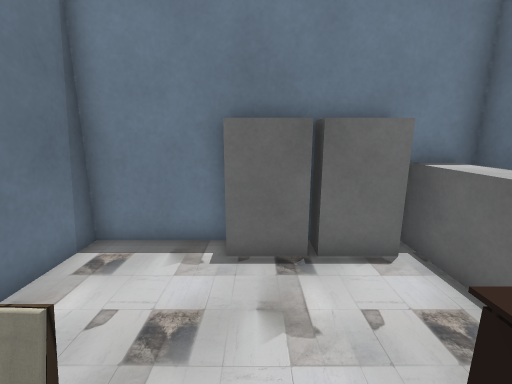
View 1 (above)

13 first-person views from a walk through a robot-simulator world made for Gazebo. The camera is 1.3 m above the floor, tilts 12° down and sees 90° across. The floor is counted in squares, 0.5 m on a side. Each view is taken from the middle of a square. On the plan, view 1 faces up. The plan holds only what a view shows up to about 18 squares ahead; the rest is blank. Some surface patterns are stand-ins.

View 2
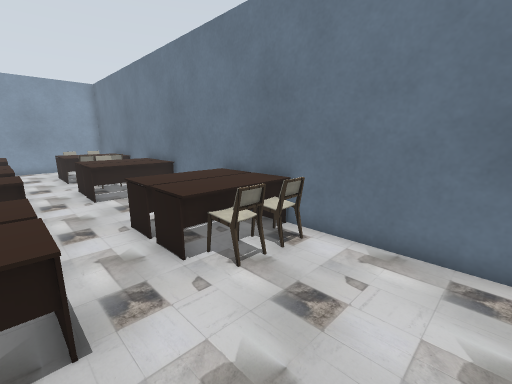

View 3
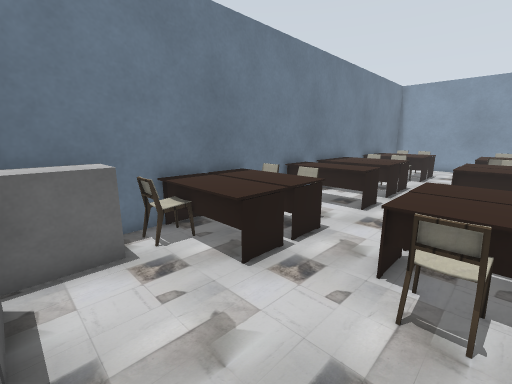

View 4
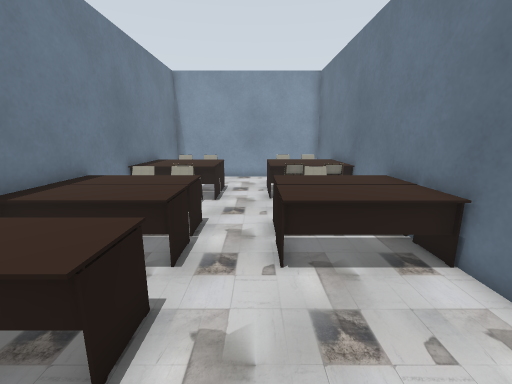

View 5
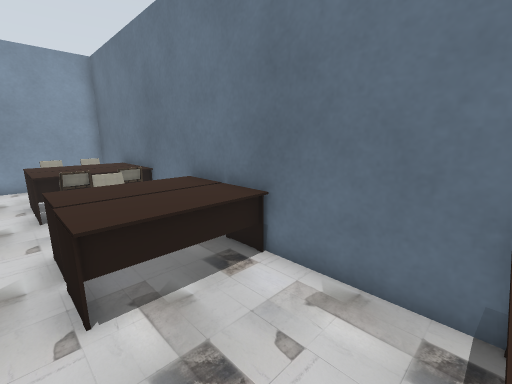

View 6
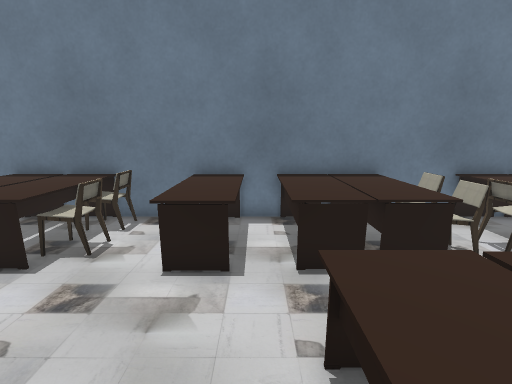

View 7
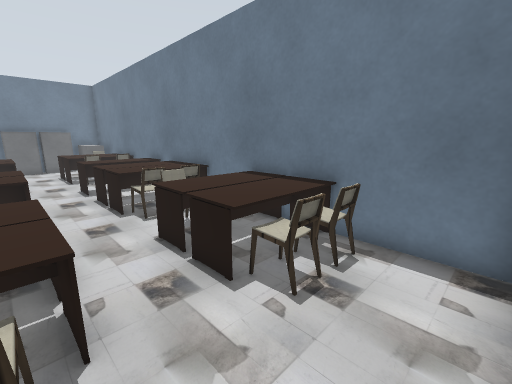

View 8
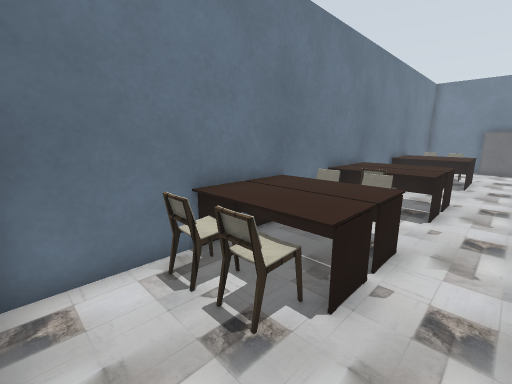

View 9
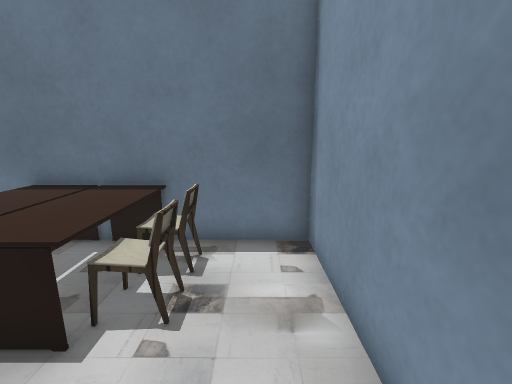

View 10
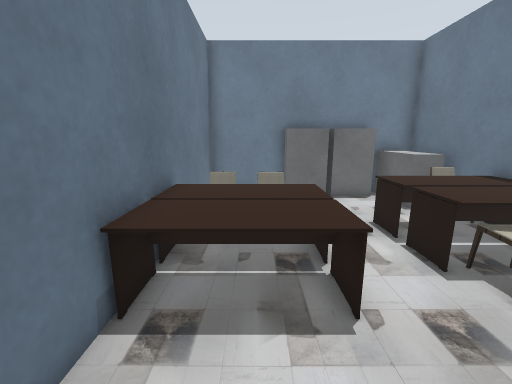

View 11
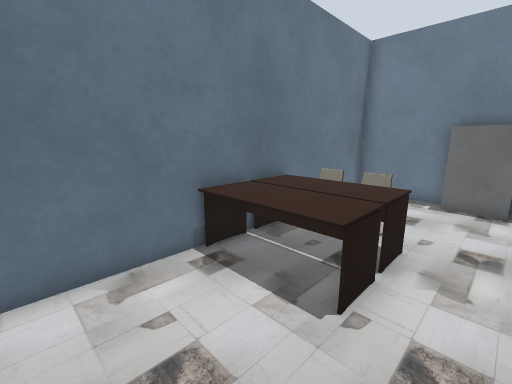

View 12
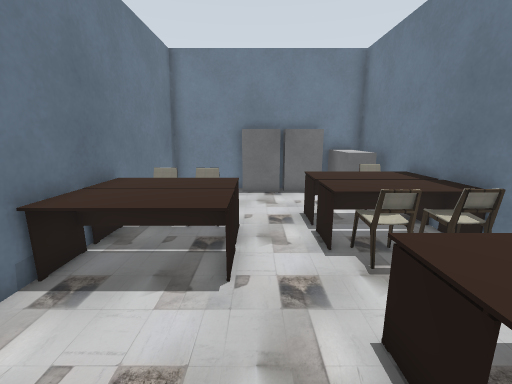

View 13
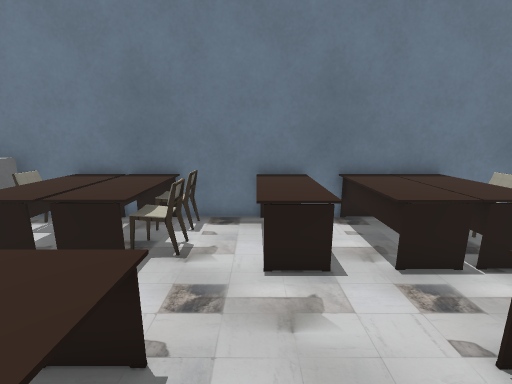

### Floor plan
Points are (right, up) in squares from view 1. A wall is a line through its corners. A room is listed if a view was taken in it or the views show most of it. See-through windows are left out.
Room 1 (views 1, 2, 3, 4, 5, 6, 7, 8, 9, 10, 11, 12, 13)
walls: (5.3, -6.6) (5.3, -5.4); (5.3, -3.6) (5.3, -2.4); (5.3, -12.6) (5.3, -10.4); (5.3, 2.4) (5.3, 3.6); (5.3, 5.4) (5.3, 6.2) (-4.1, 6.2) (-4.1, -19.4) (5.3, -19.4) (5.3, -16.4)
objects: desk (-4, -15) to (-1, -15); desk (-4, -10) to (-1, -9); desk (-4, -3) to (-1, -2); desk (-4, -1) to (-1, 0); chair (-3, -17) to (-3, -16); desk (-3, -14) to (-1, -14); chair (-3, -13) to (-3, -12); desk (-3, -8) to (-1, -7); chair (-3, 0) to (-3, 1); chair (-2, -17) to (-1, -16); chair (-2, -13) to (-1, -12); chair (-2, -11) to (-2, -10); chair (-2, 1) to (-1, 1); grey box (0, 6); chair (2, -17) to (3, -16); desk (2, -16) to (5, -15); desk (2, -14) to (5, -12); chair (2, -11) to (3, -10); desk (2, -10) to (5, -9); desk (2, -8) to (5, -7); desk (2, -5) to (5, -4); desk (2, -1) to (5, 0); desk (2, 1) to (5, 2); grey box (2, 6); chair (3, -12); chair (3, -2); chair (4, -17) to (4, -16); chair (4, -11) to (4, -10); chair (4, -2) to (5, -2); chair (4, 2); grey box (4, 4) to (5, 6)

Positions as (right, up) in squares from view 1, and headings:
1: (0, 0), facing up
2: (2, 5), facing down-left
3: (-2, 5), facing down-right
4: (0, -2), facing down
5: (0, -3), facing down-left
6: (-3, -6), facing right
7: (-1, -19), facing up-right
8: (1, -19), facing up-left
9: (-1, -18), facing right
10: (-2, -6), facing up
11: (1, -6), facing up-left
12: (0, -7), facing up
13: (-3, -4), facing right
